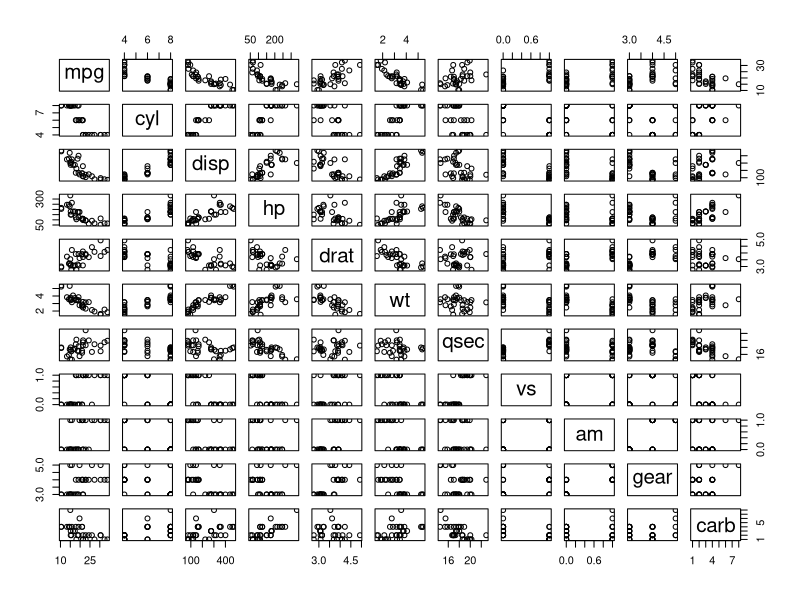
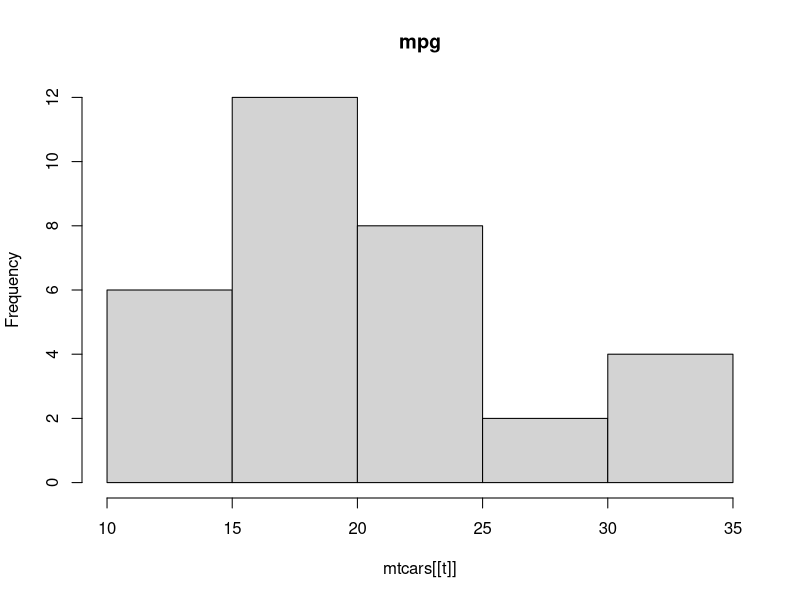
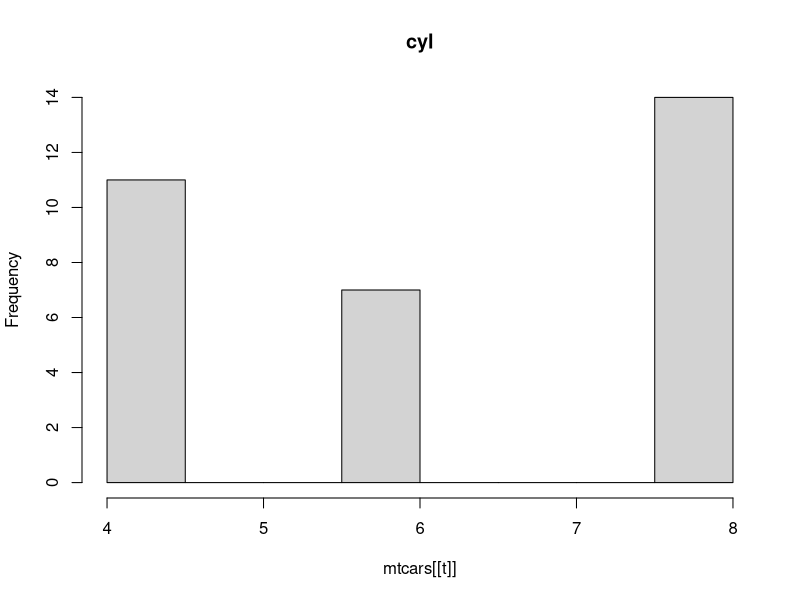
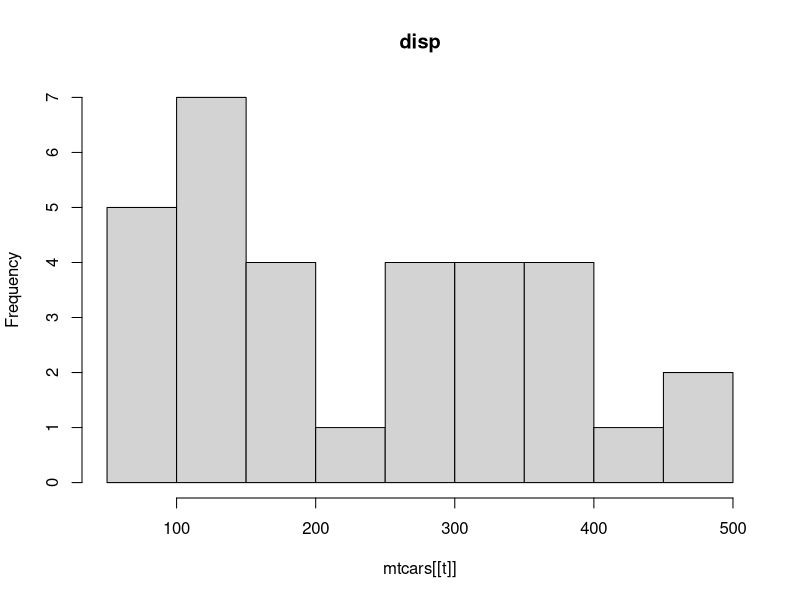
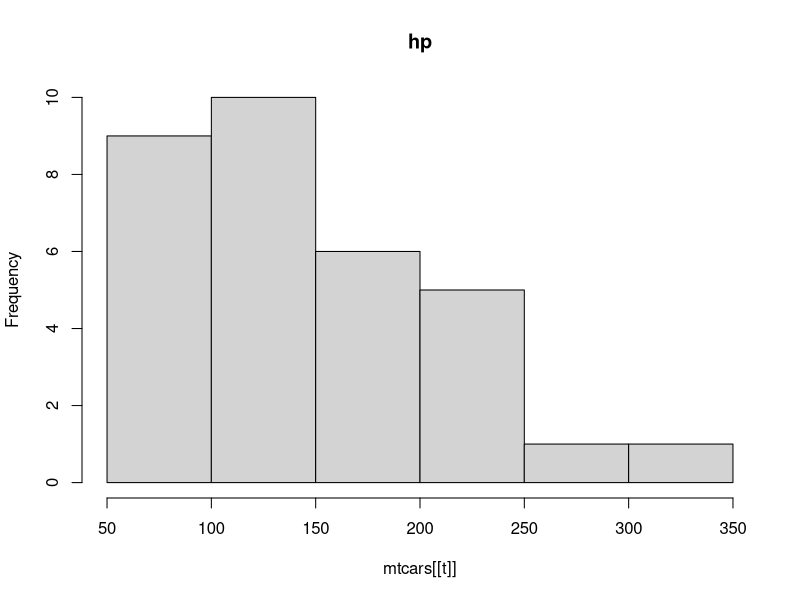
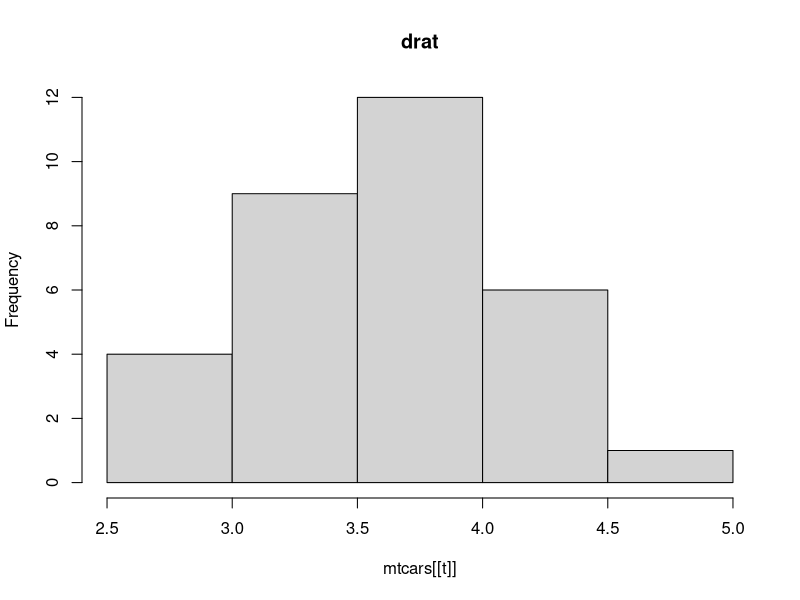
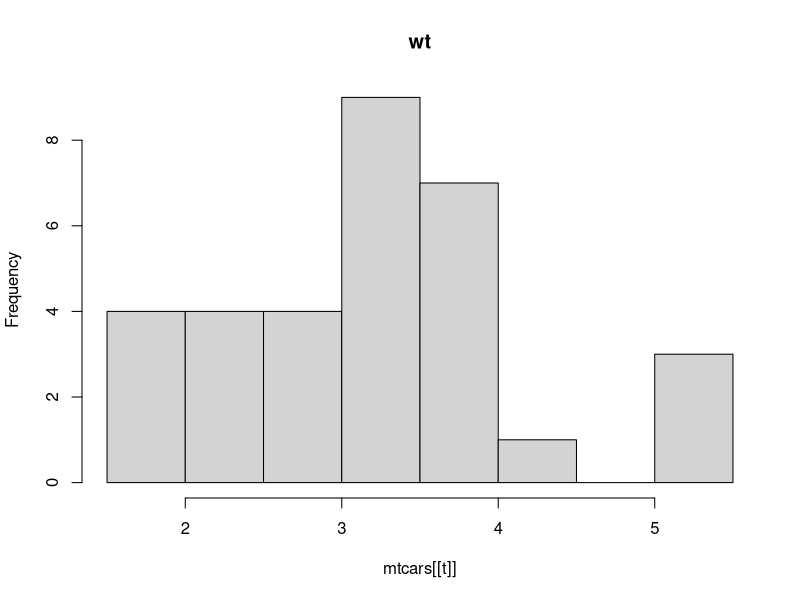
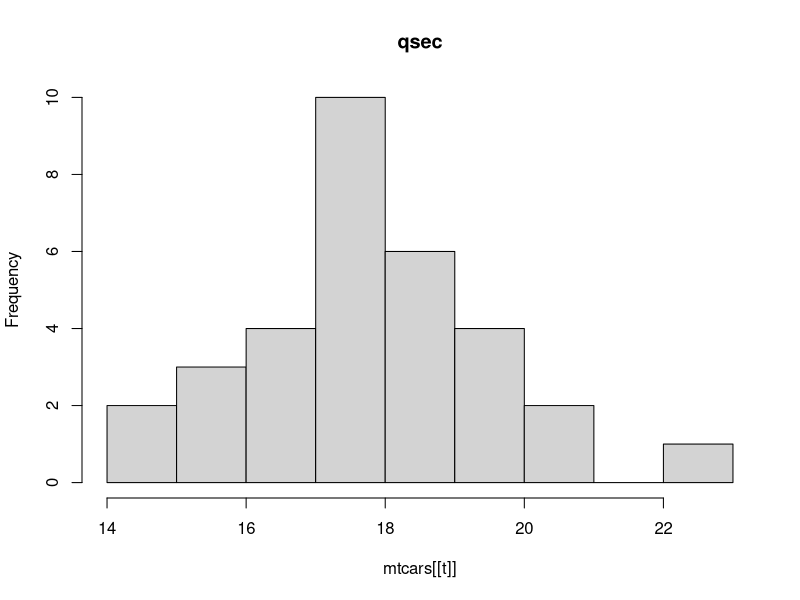

Source code (R) for these figures, in order:
##### regresssion stuff


data("mtcars")

names(mtcars)

summary(mtcars)

pairs(mtcars)

lapply(names(mtcars),function(t) hist(mtcars[[t]],main=t))


fullmod <- lm(mpg~.,data=mtcars)
summary(fullmod)

car::vif(fullmod)

allvars <- names(mtcars)
response <- "mpg"
predvars <- setdiff(allvars,"mpg")

fullformula <- as.formula(paste(response, "~", paste(predvars,collapse="+") ))

fullmod <- lm(fullformula,data=mtcars)

summary(fullmod)

coplot(mpg~cyl | disp,data=mtcars,columns = 6, panel=panel.smooth)

